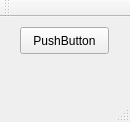
<?xml version="1.0" encoding="UTF-8"?>
<ui version="4.0">
 <class>MainWindow</class>
 <widget class="QMainWindow" name="MainWindow">
  <property name="geometry">
   <rect>
    <x>0</x>
    <y>0</y>
    <width>130</width>
    <height>122</height>
   </rect>
  </property>
  <property name="windowTitle">
   <string>MainWindow</string>
  </property>
  <widget class="QWidget" name="centralWidget">
   <widget class="QPushButton" name="pushButton">
    <property name="geometry">
     <rect>
      <x>20</x>
      <y>10</y>
      <width>89</width>
      <height>27</height>
     </rect>
    </property>
    <property name="text">
     <string>PushButton</string>
    </property>
   </widget>
  </widget>
  <widget class="QMenuBar" name="menuBar">
   <property name="geometry">
    <rect>
     <x>0</x>
     <y>0</y>
     <width>130</width>
     <height>25</height>
    </rect>
   </property>
  </widget>
  <widget class="QToolBar" name="mainToolBar">
   <attribute name="toolBarArea">
    <enum>TopToolBarArea</enum>
   </attribute>
   <attribute name="toolBarBreak">
    <bool>false</bool>
   </attribute>
  </widget>
  <widget class="QStatusBar" name="statusBar"/>
 </widget>
 <layoutdefault spacing="6" margin="11"/>
 <resources/>
 <connections/>
</ui>
